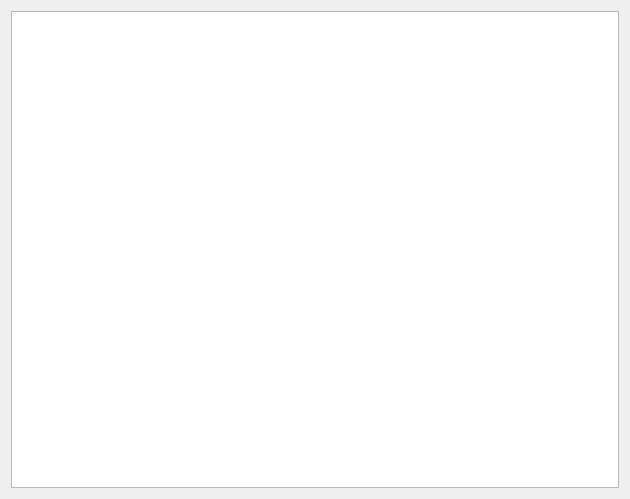
<?xml version="1.0" encoding="UTF-8"?>
<ui version="4.0">
 <class>NodeCodeEditor</class>
 <widget class="QWidget" name="NodeCodeEditor">
  <property name="geometry">
   <rect>
    <x>0</x>
    <y>0</y>
    <width>630</width>
    <height>499</height>
   </rect>
  </property>
  <property name="windowTitle">
   <string>Form</string>
  </property>
  <layout class="QGridLayout" name="gridLayout">
   <item row="0" column="0">
    <widget class="QTextEdit" name="textEdit"/>
   </item>
  </layout>
 </widget>
 <resources/>
 <connections/>
</ui>
